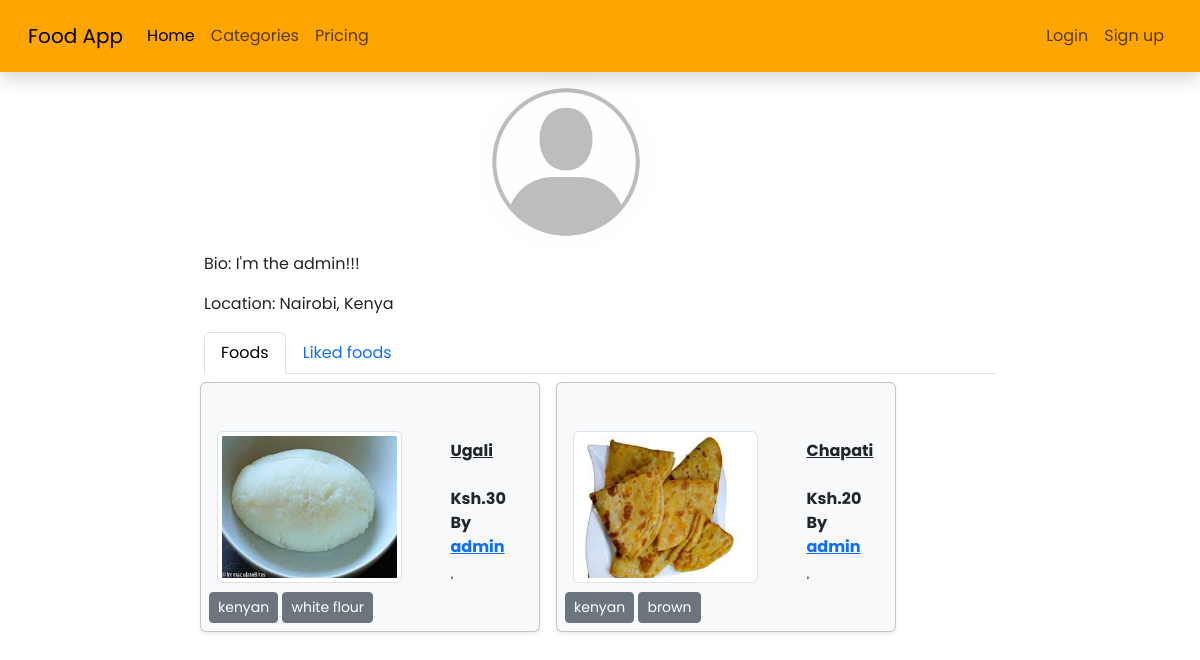
Screenshot of /user/admin/ with the database file from the repository.
### users/models.py (models this page shows, shortened)
class UserProfile(models.Model):
    bio = models.TextField(blank=True)
    profile_pic = models.ImageField(upload_to="profile_pics", blank=True, null=True)
    location = models.CharField(max_length=200, blank=True)
    twitter = models.URLField(blank=True)
    user = models.OneToOneField(User, on_delete=models.CASCADE)

class User(AbstractBaseUser, PermissionsMixin):
    username_validator = UnicodeUsernameValidator()
    username = models.CharField(
        max_length=150,
        unique=True,
        validators=[username_validator],
        error_messages={
            'unique': "A user with that username already exists.",
        },
    )
    email = models.EmailField('email address', blank=True, unique=True)
    is_staff = models.BooleanField(
        'staff status',
        default=False,
        help_text="Designates whether the user can log into this admin site.",
    )
    is_active = models.BooleanField(
        'active',
        default=True,
        help_text=
            'Designates whether this user should be treated as active. '
            'Unselect this instead of deleting accounts.'
        ,
    )
    date_joined = models.DateTimeField(default=timezone.now)
    objects = UserManager()
    EMAIL_FIELD = 'email'
    USERNAME_FIELD = 'username'
    REQUIRED_FIELDS = ['email']

### food/models.py (models this page shows, shortened)
class Food(models.Model):
    name = models.CharField(max_length=50)
    food_pic = models.ImageField(upload_to="food_images", blank=True, null=True)
    price = models.PositiveIntegerField()
    date_created = models.DateTimeField(auto_now_add=True)
    date_updated = models.DateTimeField(auto_now = True)
    tags = TaggableManager()
    user = models.ForeignKey(settings.AUTH_USER_MODEL, on_delete=models.CASCADE)
    category = models.ForeignKey(Category, on_delete=models.SET_NULL, null=True)
    class Meta:
        ordering = ["-date_updated"]
    def __str__(self):
        return self.name
    @property
    def food_price(self):
        currency = "Ksh."
        return f"{currency}{self.price}"

### users/views.py (the view, shortened to what this page needs)
# urls.py: path("user/<str:username>/", views.profile, name="user_profile"),
def profile(request, username):
    user_profile = UserProfile.objects.get(user__username=username)
    foods = Food.objects.filter(user__username=username)
    tab = "foods"
    return render(request, "users/user_profile.html", {"user_profile":user_profile, "foods":foods, "tab":tab})

### users/templates/users/user_profile.html (shortened to what this page needs)
{% extends 'base.html' %}
{% load static %}
{% block content %}
<div class="row">
   <div class="col-md-8 offset-md-2">
      <div class="row">
         <div class="col-md-3 offset-md-4">
            {% if user_profile.profile_pic %}
            <img
               src="{{ user_profile.profile_pic.url }}"
               alt=""
               class="img-fluid"
               style="border-radius:100px;"
               >
            {% else %}
            <img
               src="{% static 'images/profile_default.jpg' %}"
               alt=""
               class="img-fluid"
               style="border-radius:100px;"
               >
            {% endif %}
         </div>
      </div>
      <div>
         {% if user_profile.bio %}
         <p>Bio: {{ user_profile.bio }}</p>
         {% endif %}
         {% if user_profile.location%}
         <p>Location: {{ user_profile.location }}</p>
         {% endif %}
      </div>
      <ul class="nav nav-tabs">
         <li class="nav-item">
            <a
            class="nav-link {% if tab == "foods" %}active{% endif %}"
            aria-current="page"
            href="{% url 'user_profile' user_profile.user.username %}?tab=foods">
            Foods
            </a>
         </li>
         <li class="nav-item">
            <a
            class="nav-link {% if tab == "liked-foods" %}active{% endif %}"
            href="{% url 'user_profile' user_profile.user.username %}?tab=liked-foods">
            Liked foods
            </a>
         </li>
      </ul>
      <div class="row row-cols-2">
         {% if foods %}
         {% for food in foods %}
         <div class="col-md-5 my-2 py-5 ms-2 me-2 shadow-sm p-3 mb-5 bg-body-tertiary rounded border border-dark border-opacity-25 d-flex flex-row position-relative"
            style="min-width: 300px;"
            >
            <a href="{% url 'food_detail' food.id %}">
            {% if food.food_pic %}
            <img src="{{ food.food_pic.url }}" alt="" class="img-thumbnail food-img h-100">
            {% endif %}
            </a>
            <div name="food-card" class="d-flex flex-column ps-5 pt-2">
               <div class="mb-4">
                  <span id="food" class="fw-bold text-decoration-none">
                  <a href="{% url 'food_detail' food.id %}" class="text-reset">{{ food }}</a>
                  </span>
               </div>
               <div>
                  <span class="fw-bold">{{ food.food_price }}</span>
               </div>
               <div>
                  <span class="fw-bold">By <a href="{% url 'user_profile' food.user.username %}">{{ food.user.username }}</a></span>
               </div>
               <i id="like" class="fa-heart" type="button"></i>
            </div>
            <div class="position-absolute start-0 bottom-0 m-2">
                {% for tag in food.tags.all %}
                <a href="{% url 'foods' %}?tag={{ tag.name }}" class="btn btn-secondary btn-sm mt-1">{{ tag }}</a>
                {% endfor %}
            </div>
         </div>
         {% endfor %}
         {% else %}
         <h3>No food to show</h3>
         {% endif %}
      </div>
   </div>
</div>
{% endblock content %}

### food/static/food/css/food.css (style rules this page uses)
.food-img { width: 200px; height: 200px; }

### static/css/main.css (style rules this page uses)
body { height: 100vh; font-family: 'Poppins', sans-serif !important; }

### rows the page displays
UserProfile: bio "I'm the admin!!!", location "Nairobi, Kenya"
Food: food_pic (picture), name "Ugali", food_price "Ksh.30", user.username "admin"
Tag: name "kenyan"
Tag: name "white flour"
Food: food_pic (picture), name "Chapati", food_price "Ksh.20", user.username "admin"
Tag: name "brown"
